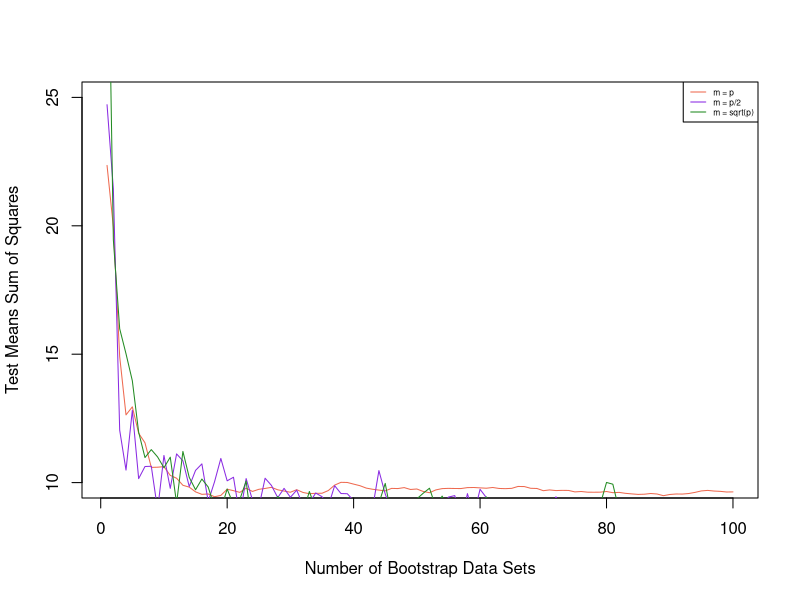

Recreate this plot in R.
library(MASS)
library(randomForest)

set.seed(22)

boston_var = ncol(Boston) - 1
train = sample(1:nrow(Boston), nrow(Boston)/2)
boston.test = Boston [-train ,"medv"]

test.mse=rep(0,100)
test.mse.half=rep(0, 100)
test.mse.sqrt=rep(0, 100)

for(i in 1:100){
  set.seed(100)
  bag.boston = randomForest(medv~., data=Boston, subset=train, mtry=boston_var, ntree = i, importance = TRUE)
  yhat.bag=predict(bag.boston,newdata=Boston[-train,])
  test.mse[i]=mean((yhat.bag-boston.test)^2)
  
  bag.boston_half = randomForest(medv~., data=Boston, subset=train, mtry=boston_var / 2, ntree = i, importance = TRUE)
  yhat.bag=predict(bag.boston_half,newdata=Boston[-train,])
  test.mse.half[i]=mean((yhat.bag-boston.test)^2)
  
  bag.boston_sqrt = randomForest(medv~., data=Boston, subset=train, mtry=sqrt(boston_var), ntree = i, importance = TRUE)
  yhat.bag=predict(bag.boston_sqrt,newdata=Boston[-train,])
  test.mse.sqrt[i]=mean((yhat.bag-boston.test)^2)
}

plot(test.mse,xlab="Number of Bootstrap Data Sets",ylab="Test Means Sum of Squares", type="l", col="coral2", ylim = c(10, 25))
lines(test.mse.half, col="blueviolet", type="l")
lines(test.mse.sqrt, col="forestgreen", type="l")

legend("topright", c("m = p", "m = p/2", "m = sqrt(p)"), col = c("coral2", "blueviolet", "forestgreen"), cex = 0.5, lty = 1)
